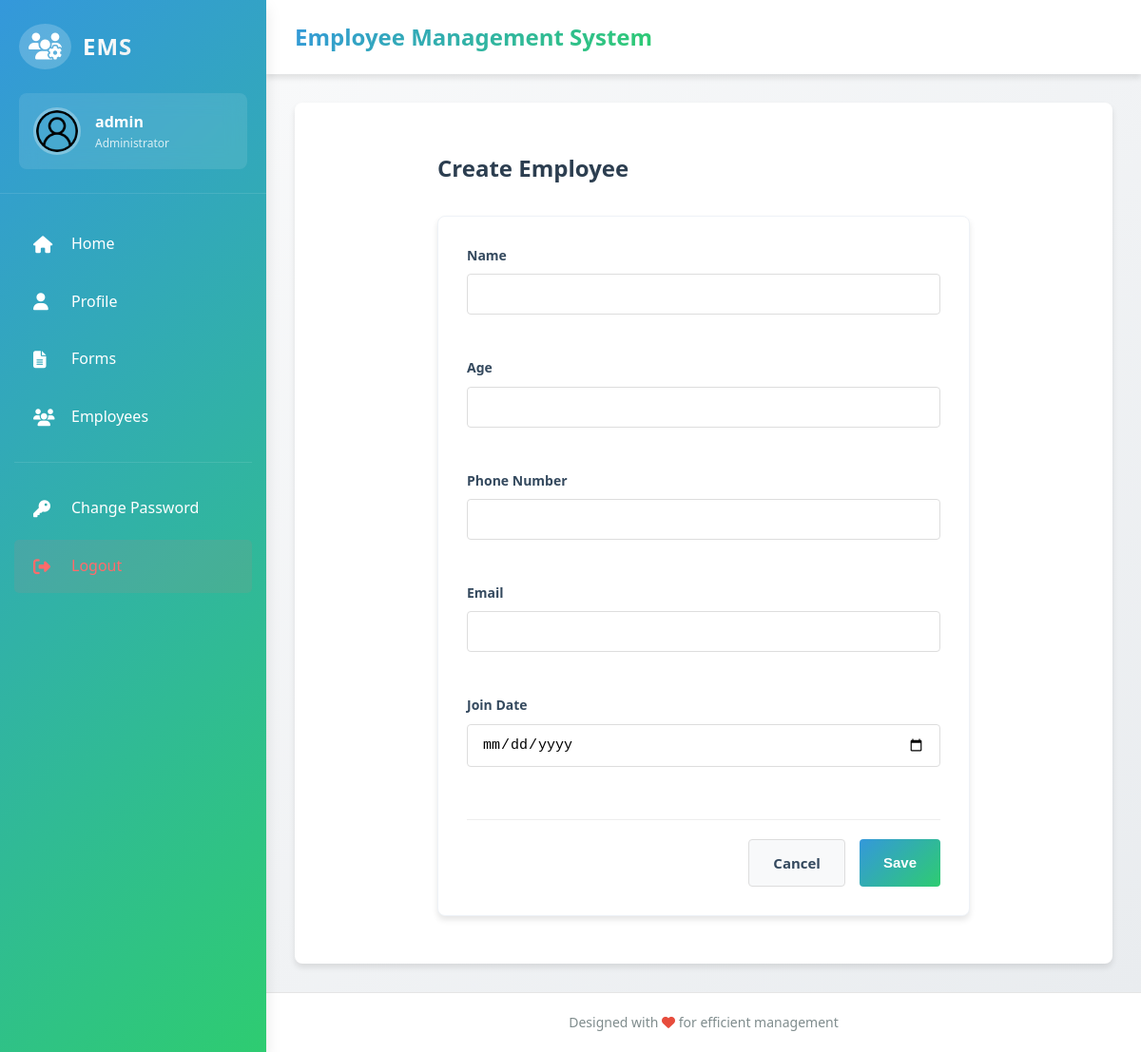
Page /employees/create/1/ (signed in) on the committed database.
### accounts/models.py (models this page shows, shortened)
class User(AbstractUser):
    name = models.CharField(max_length=150)
    phone_number = models.CharField(max_length=15, blank=True)

### form_builder/models.py (models this page shows, shortened)
class FormField(models.Model):
    form = models.ForeignKey(CustomForm, on_delete=models.CASCADE, related_name='fields')
    label = models.CharField(max_length=150)
    field_type = models.CharField(max_length=20, choices=FIELD_TYPES)
    order = models.PositiveIntegerField(default=0)
    class Meta:
        ordering = ['order']

### employees/views.py (the view, shortened to what this page needs)
# urls.py: path("create/<int:form_id>/", employee_create, name="employee_create"),
@login_required
def employee_create(request, form_id):
    form = get_object_or_404(CustomForm, id=form_id)
    fields = form.fields.all()
    return render(request, "employee_form.html", {"form": form, "fields": fields, "values": {}, "is_update": False})

### employees/templates/employee_form.html (shortened to what this page needs)
{% extends "base.html" %}
{% load static %}
{% block content %}
<div class="employee-form-container">
    <div class="form-header">
        <h1>{{ is_update|yesno:"Update,Create" }} Employee</h1>
    </div>
    <div class="form-card">
        <form id="employeeForm" data-url="{% if is_update %}{% url 'employee_update' employee.id %}{% else %}{% url 'employee_create' form.id %}{% endif %}">
            <div class="form-fields">
                {% for field in fields %}
                    <div class="form-group">
                        <label>{{ field.label }}</label>
                        <input type="{{ field.field_type }}"
                               name="field_{{ field.id }}"
                               class="form-control"
                               required>
                    </div>
                {% endfor %}
            </div>
            <div class="form-actions">
                <a href="{% url 'employee_list' %}" class="btn-cancel">Cancel</a>
                <button type="submit" class="submit-btn">Save</button>
            </div>
        </form>
    </div>
</div>
{% endblock %}

### templates/base.html (shortened to what this page needs)
{% load static %}
<!DOCTYPE html>
<html lang="en">
<head>
    <link rel="stylesheet" href="{% static 'css/style.css' %}">
    <link rel="stylesheet" href="https://cdnjs.cloudflare.com/ajax/libs/font-awesome/6.4.0/css/all.min.css">
</head>
<body>
    <div class="admin-container">
        <nav class="sidebar">
            <div class="sidebar-header">
                <div class="logo-container">
                    <i class="fas fa-users-cog logo-icon"></i>
                    <h2 class="logo-text">EMS</h2>
                </div>
                <div class="user-info">
                    <img src="{% static 'images/user.png' %}" alt="User" class="user-avatar">
                    <div class="user-details">
                        <span class="user-name">{{ user.username|default:"Admin" }}</span>
                        <span class="user-role">Administrator</span>
                    </div>
                </div>
            </div>
            <div class="sidebar-menu">
                <ul class="nav-links">
                    <li class="nav-item">
                        <a href="{% url 'home' %}" class="nav-link">
                            <i class="fas fa-home"></i>
                            <span>Home</span>
                        </a>
                    </li>
                    <li class="nav-item">
                        <a href="{% url 'profile' %}" class="nav-link">
                            <i class="fas fa-user"></i>
                            <span>Profile</span>
                        </a>
                    </li>
                    <li class="nav-item">
                        <a href="{% url 'form_list' %}" class="nav-link">
                            <i class="fas fa-file-alt"></i>
                            <span>Forms</span>
                        </a>
                    </li>
                    <li class="nav-item">
                        <a href="{% url 'employee_list' %}" class="nav-link">
                            <i class="fas fa-users"></i>
                            <span>Employees</span>
                        </a>
                    </li>
                    <li class="nav-divider"></li>
                    <li class="nav-item">
                        <a href="{% url 'change_password' %}" class="nav-link">
                            <i class="fas fa-key"></i>
                            <span>Change Password</span>
                        </a>
                    </li>
                    <li class="nav-item">
                        <a href="{% url 'logout' %}" class="nav-link logout">
                            <i class="fas fa-sign-out-alt"></i>
                            <span>Logout</span>
                        </a>
                    </li>
                </ul>
            </div>
        </nav>
        <main class="main-content">
            <header class="main-header">
                <div class="header-left">
                    <h1>Employee Management System</h1>
                </div>
            </header>
            <div class="content-wrapper">
                <div class="content-area">
                    {% block content %}{% endblock %}
                </div>
            </div>
            <footer class="main-footer">
                <p>Designed with <i class="fas fa-heart" style="color:#e74c3c;"></i> for efficient management</p>
            </footer>
        </main>
    </div>
</body>
</html>

### static/css/style.css (style rules this page uses)
* { margin: 0; padding: 0; box-sizing: border-box; }
:root { --primary-blue: #3498db; --primary-green: #2ecc71; --dark-blue: #2980b9; --dark-green: #27ae60; --light-blue: #ecf0f1; --dark-gray: #2c3e50; --medium-gray: #34495e; --light-gray: #7f8c8d; --white: #ffffff; --gradient-primary: linear-gradient(135deg, #3498db 0%, #2ecc71 100%); --gradient-secondary: linear-gradient(135deg, #2980b9 0%, #27ae60 100%); --gradient-light: linear-gradient(135deg, #ecf0f1 0%, #dfe6e9 100%); --shadow-light: 0 4px 6px rgba(0, 0, 0, 0.1); --shadow-medium: 0 8px 15px rgba(0, 0, 0, 0.1); --shadow-dark: 0 10px 20px rgba(0, 0, 0, 0.15); --border-radius: 8px; --border-radius-sm: 5px; --transition: all 0.3s ease; }
body { font-family: 'Segoe UI', Tahoma, Geneva, Verdana, sans-serif; background: linear-gradient(135deg, #f5f7fa 0%, #c3cfe2 100%); min-height: 100vh; color: var(--dark-gray); line-height: 1.6; }
.admin-container { display: flex; min-height: 100vh; background: var(--gradient-light); }
.sidebar { width: 280px; background: var(--gradient-primary); color: var(--white); display: flex; flex-direction: column; transition: var(--transition); box-shadow: var(--shadow-medium); z-index: 1000; }
.sidebar-header { padding: 25px 20px; border-bottom: 1px solid rgba(255, 255, 255, 0.1); }
.logo-container { display: flex; align-items: center; gap: 12px; margin-bottom: 25px; }
.logo-icon { font-size: 28px; background: rgba(255, 255, 255, 0.2); padding: 10px; border-radius: 50%; }
.logo-text { font-size: 24px; font-weight: 700; letter-spacing: 1px; background: linear-gradient(135deg, var(--white), #ecf0f1); -webkit-background-clip: text; -webkit-text-fill-color: transparent; }
.user-info { display: flex; align-items: center; gap: 15px; padding: 15px; background: rgba(255, 255, 255, 0.1); border-radius: var(--border-radius); backdrop-filter: blur(10px); }
.user-avatar { width: 50px; height: 50px; border-radius: 50%; border: 3px solid rgba(255, 255, 255, 0.3); object-fit: cover; }
.user-details { display: flex; flex-direction: column; }
.user-name { font-weight: 600; font-size: 16px; }
.user-role { font-size: 12px; opacity: 0.8; }
.sidebar-menu { flex: 1; padding: 20px 0; overflow-y: auto; }
.nav-links { list-style: none; }
.nav-item { margin: 5px 15px; }
.nav-link { display: flex; align-items: center; gap: 15px; padding: 15px 20px; color: var(--white); text-decoration: none; border-radius: var(--border-radius-sm); transition: var(--transition); font-weight: 500; }
.nav-link i { font-size: 18px; width: 25px; }
.nav-link.logout { color: #ff6b6b; background: rgba(255, 107, 107, 0.1); }
.nav-divider { height: 1px; background: rgba(255, 255, 255, 0.1); margin: 20px 15px; }
.main-content { flex: 1; display: flex; flex-direction: column; overflow: hidden; }
.main-header { display: flex; justify-content: space-between; align-items: center; padding: 20px 30px; background: var(--white); box-shadow: var(--shadow-light); z-index: 100; }
.header-left { display: flex; align-items: center; gap: 20px; }
.main-header h1 { font-size: 24px; font-weight: 700; background: var(--gradient-primary); -webkit-background-clip: text; -webkit-text-fill-color: transparent; }
.content-wrapper { flex: 1; padding: 30px; overflow-y: auto; background: linear-gradient(135deg, #f8f9fa 0%, #e9ecef 100%); }
.content-area { background: var(--white); border-radius: var(--border-radius); padding: 30px; box-shadow: var(--shadow-light); min-height: 500px; }
.main-footer { padding: 20px 30px; text-align: center; background: var(--white); border-top: 1px solid rgba(0, 0, 0, 0.1); font-size: 14px; color: var(--light-gray); }
.form-group { margin-bottom: 25px; }
.form-control { width: 100%; padding: 15px; border: 2px solid #e0e0e0; border-radius: var(--border-radius-sm); font-size: 16px; transition: var(--transition); }

### rows in the picture
User: username "admin"
FormField: label "Name"
FormField: label "Age"
FormField: label "Phone Number"
FormField: label "Email"
FormField: label "Join Date"

### other values in the picture
{{ is_update|yesno:"Update,Create" }} "Create"
